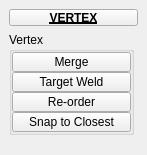
<?xml version="1.0" encoding="UTF-8"?>
<ui version="4.0">
 <class>QtUi</class>
 <widget class="QMainWindow" name="QtUi">
  <property name="enabled">
   <bool>true</bool>
  </property>
  <property name="geometry">
   <rect>
    <x>0</x>
    <y>0</y>
    <width>147</width>
    <height>155</height>
   </rect>
  </property>
  <property name="minimumSize">
   <size>
    <width>0</width>
    <height>0</height>
   </size>
  </property>
  <property name="maximumSize">
   <size>
    <width>999</width>
    <height>999</height>
   </size>
  </property>
  <property name="windowTitle">
   <string>Toolkit</string>
  </property>
  <property name="layoutDirection">
   <enum>Qt::LeftToRight</enum>
  </property>
  <property name="tabShape">
   <enum>QTabWidget::Triangular</enum>
  </property>
  <property name="dockNestingEnabled">
   <bool>true</bool>
  </property>
  <property name="dockOptions">
   <set>QMainWindow::AllowNestedDocks|QMainWindow::AllowTabbedDocks|QMainWindow::AnimatedDocks|QMainWindow::ForceTabbedDocks</set>
  </property>
  <property name="balette" stdset="0">
   <palette>
    <active>
     <colorrole role="ButtonText">
      <brush brushstyle="SolidPattern">
       <color alpha="255">
        <red>255</red>
        <green>255</green>
        <blue>255</blue>
       </color>
      </brush>
     </colorrole>
     <colorrole role="Highlight">
      <brush brushstyle="SolidPattern">
       <color alpha="255">
        <red>168</red>
        <green>152</green>
        <blue>250</blue>
       </color>
      </brush>
     </colorrole>
    </active>
    <inactive>
     <colorrole role="ButtonText">
      <brush brushstyle="SolidPattern">
       <color alpha="255">
        <red>255</red>
        <green>255</green>
        <blue>255</blue>
       </color>
      </brush>
     </colorrole>
     <colorrole role="Highlight">
      <brush brushstyle="SolidPattern">
       <color alpha="255">
        <red>168</red>
        <green>152</green>
        <blue>250</blue>
       </color>
      </brush>
     </colorrole>
    </inactive>
    <disabled>
     <colorrole role="ButtonText">
      <brush brushstyle="SolidPattern">
       <color alpha="255">
        <red>120</red>
        <green>120</green>
        <blue>120</blue>
       </color>
      </brush>
     </colorrole>
     <colorrole role="Highlight">
      <brush brushstyle="SolidPattern">
       <color alpha="255">
        <red>0</red>
        <green>120</green>
        <blue>215</blue>
       </color>
      </brush>
     </colorrole>
    </disabled>
   </palette>
  </property>
  <widget class="QWidget" name="mainWindow">
   <property name="balette" stdset="0">
    <palette>
     <active>
      <colorrole role="Highlight">
       <brush brushstyle="SolidPattern">
        <color alpha="255">
         <red>168</red>
         <green>152</green>
         <blue>250</blue>
        </color>
       </brush>
      </colorrole>
     </active>
     <inactive>
      <colorrole role="Highlight">
       <brush brushstyle="SolidPattern">
        <color alpha="255">
         <red>168</red>
         <green>152</green>
         <blue>250</blue>
        </color>
       </brush>
      </colorrole>
     </inactive>
     <disabled>
      <colorrole role="Highlight">
       <brush brushstyle="SolidPattern">
        <color alpha="255">
         <red>168</red>
         <green>152</green>
         <blue>250</blue>
        </color>
       </brush>
      </colorrole>
     </disabled>
    </palette>
   </property>
   <layout class="QVBoxLayout" name="verticalLayout_2">
    <item>
     <widget class="PushButtonDraggable" name="draggable_header">
      <property name="minimumSize">
       <size>
        <width>19</width>
        <height>17</height>
       </size>
      </property>
      <property name="maximumSize">
       <size>
        <width>999</width>
        <height>17</height>
       </size>
      </property>
      <property name="font">
       <font>
        <weight>75</weight>
        <bold>true</bold>
        <underline>true</underline>
       </font>
      </property>
      <property name="text">
       <string>VERTEX</string>
      </property>
      <property name="checkable">
       <bool>true</bool>
      </property>
     </widget>
    </item>
    <item>
     <layout class="QVBoxLayout" name="verticalLayout">
      <property name="spacing">
       <number>0</number>
      </property>
      <item>
       <widget class="QGroupBox" name="vertex">
        <property name="minimumSize">
         <size>
          <width>125</width>
          <height>0</height>
         </size>
        </property>
        <property name="maximumSize">
         <size>
          <width>125</width>
          <height>999</height>
         </size>
        </property>
        <property name="title">
         <string>Vertex</string>
        </property>
        <layout class="QVBoxLayout" name="verticalLayout_5">
         <property name="spacing">
          <number>0</number>
         </property>
         <property name="leftMargin">
          <number>0</number>
         </property>
         <property name="topMargin">
          <number>0</number>
         </property>
         <property name="rightMargin">
          <number>0</number>
         </property>
         <property name="bottomMargin">
          <number>0</number>
         </property>
         <item>
          <widget class="PushButton" name="tb000">
           <property name="enabled">
            <bool>true</bool>
           </property>
           <property name="minimumSize">
            <size>
             <width>0</width>
             <height>20</height>
            </size>
           </property>
           <property name="maximumSize">
            <size>
             <width>999</width>
             <height>20</height>
            </size>
           </property>
           <property name="toolTip">
            <string>Merge selected components.  (default: to center)</string>
           </property>
           <property name="text">
            <string>Merge</string>
           </property>
           <property name="iconSize">
            <size>
             <width>18</width>
             <height>18</height>
            </size>
           </property>
          </widget>
         </item>
         <item>
          <widget class="QPushButton" name="b043">
           <property name="enabled">
            <bool>true</bool>
           </property>
           <property name="minimumSize">
            <size>
             <width>0</width>
             <height>20</height>
            </size>
           </property>
           <property name="maximumSize">
            <size>
             <width>999</width>
             <height>20</height>
            </size>
           </property>
           <property name="toolTip">
            <string>Merge two edges or vertices into a single component</string>
           </property>
           <property name="text">
            <string>Target Weld</string>
           </property>
           <property name="iconSize">
            <size>
             <width>18</width>
             <height>18</height>
            </size>
           </property>
           <property name="balette" stdset="0">
            <palette>
             <active>
              <colorrole role="Button">
               <brush brushstyle="SolidPattern">
                <color alpha="255">
                 <red>80</red>
                 <green>80</green>
                 <blue>80</blue>
                </color>
               </brush>
              </colorrole>
             </active>
             <inactive>
              <colorrole role="Button">
               <brush brushstyle="SolidPattern">
                <color alpha="255">
                 <red>80</red>
                 <green>80</green>
                 <blue>80</blue>
                </color>
               </brush>
              </colorrole>
             </inactive>
             <disabled>
              <colorrole role="Button">
               <brush brushstyle="SolidPattern">
                <color alpha="255">
                 <red>80</red>
                 <green>80</green>
                 <blue>80</blue>
                </color>
               </brush>
              </colorrole>
             </disabled>
            </palette>
           </property>
          </widget>
         </item>
         <item>
          <widget class="QPushButton" name="b045">
           <property name="enabled">
            <bool>true</bool>
           </property>
           <property name="minimumSize">
            <size>
             <width>0</width>
             <height>20</height>
            </size>
           </property>
           <property name="maximumSize">
            <size>
             <width>999</width>
             <height>20</height>
            </size>
           </property>
           <property name="toolTip">
            <string>Re-order vertex ID's using 3 adjacent vertices selected from the same polygon.</string>
           </property>
           <property name="text">
            <string>Re-order</string>
           </property>
           <property name="iconSize">
            <size>
             <width>18</width>
             <height>18</height>
            </size>
           </property>
           <property name="autoDefault">
            <bool>false</bool>
           </property>
           <property name="default">
            <bool>false</bool>
           </property>
           <property name="flat">
            <bool>false</bool>
           </property>
          </widget>
         </item>
         <item>
          <widget class="PushButton" name="tb009">
           <property name="enabled">
            <bool>true</bool>
           </property>
           <property name="minimumSize">
            <size>
             <width>0</width>
             <height>20</height>
            </size>
           </property>
           <property name="maximumSize">
            <size>
             <width>999</width>
             <height>20</height>
            </size>
           </property>
           <property name="toolTip">
            <string>&lt;html&gt;&lt;head/&gt;&lt;body&gt;&lt;p&gt;&lt;span style=&quot; font-weight:600;&quot;&gt;Snap vertices from one object to another.&lt;/span&gt;&lt;/p&gt;&lt;p&gt;&lt;br/&gt;&lt;/p&gt;&lt;p&gt;&lt;span style=&quot; font-style:italic;&quot;&gt;The vertices of the first selected object will be snapped to those of the second.&lt;/span&gt;&lt;/p&gt;&lt;/body&gt;&lt;/html&gt;</string>
           </property>
           <property name="layoutDirection">
            <enum>Qt::LeftToRight</enum>
           </property>
           <property name="text">
            <string>Snap to Closest</string>
           </property>
          </widget>
         </item>
        </layout>
       </widget>
      </item>
      <item>
       <spacer name="verticalSpacer">
        <property name="orientation">
         <enum>Qt::Vertical</enum>
        </property>
        <property name="sizeHint" stdset="0">
         <size>
          <width>20</width>
          <height>40</height>
         </size>
        </property>
       </spacer>
      </item>
     </layout>
    </item>
   </layout>
  </widget>
 </widget>
 <customwidgets>
  <customwidget>
   <class>PushButtonDraggable</class>
   <extends>QPushButton</extends>
   <header>widgets.pushbuttondraggable.h</header>
  </customwidget>
  <customwidget>
   <class>PushButton</class>
   <extends>QPushButton</extends>
   <header>widgets.pushbutton.h</header>
  </customwidget>
 </customwidgets>
 <resources/>
 <connections/>
 <designerdata>
  <property name="gridDeltaX">
   <number>5</number>
  </property>
  <property name="gridDeltaY">
   <number>5</number>
  </property>
  <property name="gridSnapX">
   <bool>true</bool>
  </property>
  <property name="gridSnapY">
   <bool>true</bool>
  </property>
  <property name="gridVisible">
   <bool>true</bool>
  </property>
 </designerdata>
</ui>
